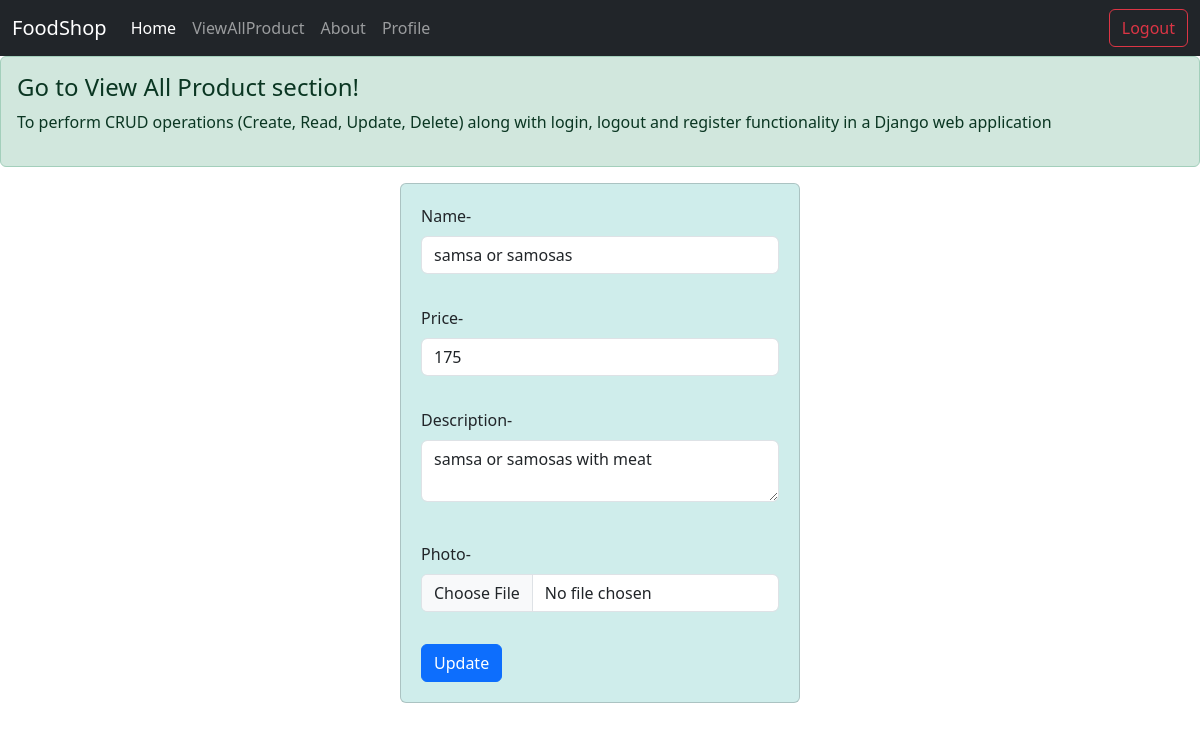
Page /update/5/ (signed in) on the committed database.
### foodapp/models.py (models this page shows, shortened)
class Item(models.Model):
    item_name=models.CharField(max_length=122)
    item_desc=models.CharField(max_length=122)
    item_price=models.IntegerField()
    item_image=models.FileField(max_length=122)

### foodapp/views.py (the view, shortened to what this page needs)
# urls.py: path('update/<int:id>/', update_item, name='update'),
@login_required
def update_item(request,id):
    item=Item.objects.get(id=id)
    context={
        'item':item
    }
    return render(request,'update.html',context)

### foodapp/templates/update.html (shortened to what this page needs)
{% extends "base.html" %}
{% block body %}
<div class="card" style="width: 400px; padding: 20px; margin: 0 auto; background-color:#CFEDEB">
    <form method="POST">
        <div class="mb-2">
            <label for="exampleInputEmail1" class="form-label">Name-</label>
            <input type="text" class="form-control" value="{{ item.item_name }}" id="exampleInputEmail1" name="item_name"><br>
        </div>
        <div class="mb-2">
            <label for="exampleInputPassword1" class="form-label">Price-</label>
            <input type="text" class="form-control" value="{{ item.item_price }}" id="exampleInputPassword1" name="item_price"><br>
        </div>
        <div class="mb-3">
            <label for="exampleInputPassword1" class="form-label">Description-</label>
            <textarea class="form-control" id="exampleInputPassword1" name="item_desc">{{ item.item_desc }}</textarea><br>
        </div>
        <div class="mb-2">
            <label for="exampleInputPassword1" class="form-label">Photo-</label>
            <input type="file" class="form-control" id="exampleInputPassword1" name="item_image"><br>
        </div>
        <button type="submit" class="btn btn-primary">Update</button>
    </form>
</div>
{% endblock %}

### rows in the picture
Item: item_name "samsa or samosas", item_price "175", item_desc "samsa or samosas with meat"
